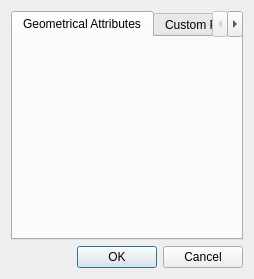
<?xml version="1.0" encoding="UTF-8"?>
<ui version="4.0">
 <class>Dialog</class>
 <widget class="QDialog" name="Dialog">
  <property name="geometry">
   <rect>
    <x>0</x>
    <y>0</y>
    <width>254</width>
    <height>279</height>
   </rect>
  </property>
  <property name="windowTitle">
   <string>Dialog</string>
  </property>
  <layout class="QVBoxLayout" name="verticalLayout_2">
   <item>
    <widget class="QTabWidget" name="tabWidget">
     <property name="currentIndex">
      <number>0</number>
     </property>
     <widget class="QWidget" name="tab">
      <attribute name="title">
       <string>Geometrical Attributes</string>
      </attribute>
      <layout class="QVBoxLayout" name="verticalLayout">
       <item>
        <layout class="QVBoxLayout" name="propertyConteiner"/>
       </item>
       <item>
        <spacer name="verticalSpacer">
         <property name="orientation">
          <enum>Qt::Vertical</enum>
         </property>
         <property name="sizeHint" stdset="0">
          <size>
           <width>20</width>
           <height>178</height>
          </size>
         </property>
        </spacer>
       </item>
      </layout>
     </widget>
     <widget class="QWidget" name="tab_2">
      <attribute name="title">
       <string>Custom Property</string>
      </attribute>
      <layout class="QVBoxLayout" name="verticalLayout_3">
       <item>
        <widget class="QTableView" name="customProperty"/>
       </item>
      </layout>
     </widget>
    </widget>
   </item>
   <item>
    <widget class="QDialogButtonBox" name="buttonBox">
     <property name="standardButtons">
      <set>QDialogButtonBox::Cancel|QDialogButtonBox::Ok</set>
     </property>
    </widget>
   </item>
  </layout>
 </widget>
 <resources/>
 <connections/>
</ui>
